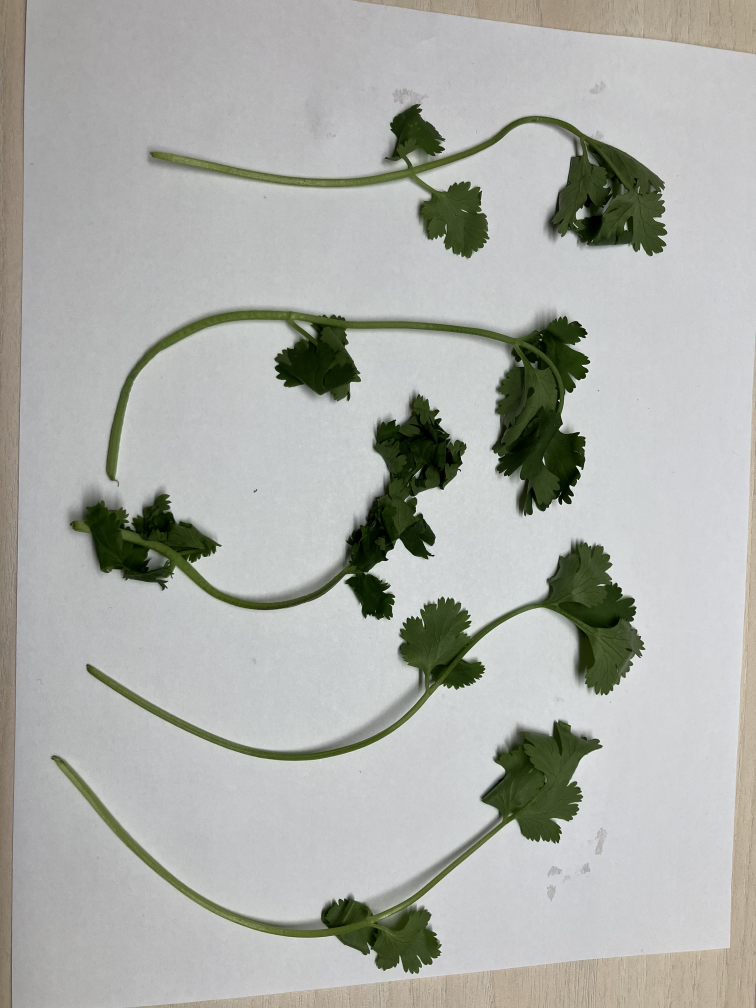
#> input picture images/cilantro.jpg, 3024 x 4032 px (shown at 1/4 size); its folder holds only this picture in this run
$ python batch_cilantro_analyzer.py
#> lines starting #> are read from the running program, lines starting #| are printed output that depends on the picture; after the words box and inside, x2 and y2 are one past the last pixel; in counts of white or black regions, pixels touching at a corner belong together
#!/usr/bin/env python3
"""
Batch Cilantro Analyzer

This script processes multiple cilantro images using HSV thresholding
and compiles their HSV statistics into a comparison table.

Usage:
    python batch_cilantro_analyzer.py [options]

Options:
    --dir <directory>       Directory containing images (default: images/)
    --output <filename>     Output CSV filename (default: cilantro_stats.csv)
    --save-masks           Save visualization masks for each image

Examples:
    # Process all images in images/ folder
    python batch_cilantro_analyzer.py

    # Process images from specific directory
    python batch_cilantro_analyzer.py --dir my_cilantro_photos/

    # Save output to specific file and save mask visualizations
    python batch_cilantro_analyzer.py --output results.csv --save-masks
"""

import cv2
import numpy as np
import sys
import os
import glob
import argparse
import csv
from datetime import datetime


# ==============================================================================
# CONFIGURATION: Update these values from hsv_threshold_finder.py
# ==============================================================================

# Default HSV thresholds (adjusted for darker/wilted cilantro)
# OpenCV uses: H: 0-179, S: 0-255, V: 0-255
LOWER_GREEN = np.array([35, 30, 20])   # [H_min, S_min, V_min] - Lower thresholds for darker colors
UPPER_GREEN = np.array([85, 255, 255]) # [H_max, S_max, V_max]

# ==============================================================================


class BatchCilantroAnalyzer:
    """Process multiple cilantro images and compile statistics."""

    def __init__(self, lower_bound=LOWER_GREEN, upper_bound=UPPER_GREEN):
        """
        Initialize the batch analyzer with HSV thresholds.

        Args:
            lower_bound: Lower HSV threshold (H, S, V)
            upper_bound: Upper HSV threshold (H, S, V)
        """
        self.lower_bound = lower_bound
        self.upper_bound = upper_bound
        self.results = []

    def process_image(self, image_path):
        """
        Process a single image and extract HSV statistics from thresholded mask.

        Args:
            image_path: Path to the cilantro image

        Returns:
            dict with HSV statistics, or None if processing failed
        """
#> called with image_path = 'images/cilantro.jpg'
        # Load the image
        image = cv2.imread(image_path)
#> image is the input picture: shape (4032, 3024, 3); mean B, G, R 169.6, 174.8, 172.7
        if image is None:
            print(f"  ✗ Could not load: {os.path.basename(image_path)}")
            return None

        # Convert to HSV
        hsv = cv2.cvtColor(image, cv2.COLOR_BGR2HSV)
#> hsv: shape (4032, 3024, 3); mean H, S, V 71.1, 25.6, 176.5

        # Create mask using thresholding
        mask = cv2.inRange(hsv, self.lower_bound, self.upper_bound)
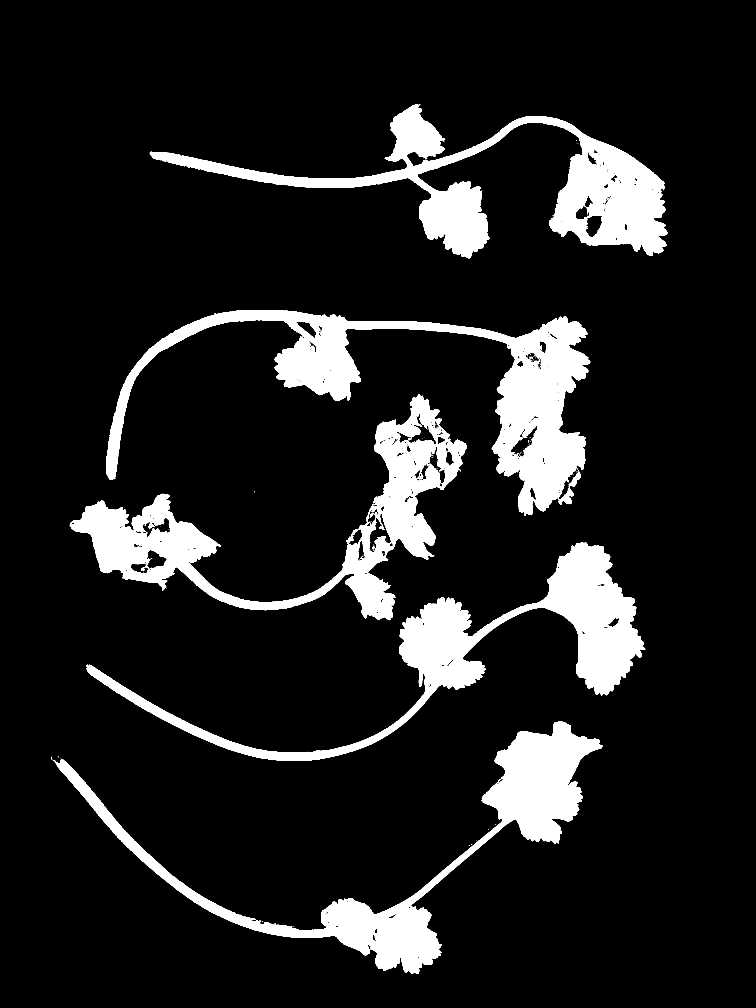
#> mask: shape (4032, 3024) (shown at 1/4 size); 11.8% white; 492 white regions (469 under 20 px), largest, box (x1, y1, x2, y2) and area: (424, 1240, 2361, 2064) 321680, (599, 417, 2670, 1033) 286857, (209, 2885, 2410, 3896) 279115

        # Get all pixels within the threshold
        cilantro_pixels_hsv = hsv[mask == 255]
        cilantro_pixels_bgr = image[mask == 255]

        if len(cilantro_pixels_hsv) == 0:
            print(f"  ⚠ No cilantro detected in: {os.path.basename(image_path)}")
            return {
                'filename': os.path.basename(image_path),
                'area': 0,
                'mean_hue': 0,
                'std_hue': 0,
                'mean_saturation': 0,
                'std_saturation': 0,
                'mean_value': 0,
                'std_value': 0,
                'mean_blue': 0,
                'mean_green': 0,
                'mean_red': 0,
                'coverage_percent': 0,
                'mask': mask,
                'image': image
            }

        # Calculate statistics from all thresholded pixels
        area = np.sum(mask == 255)
#> area = 1443563
        mean_hsv = np.mean(cilantro_pixels_hsv, axis=0)
#> mean_hsv = [41.96, 149.5, 65.85]
        std_hsv = np.std(cilantro_pixels_hsv, axis=0)
#> std_hsv = [3.24, 51.75, 25.71]
        mean_bgr = np.mean(cilantro_pixels_bgr, axis=0)
#> mean_bgr = [31.3, 65.85, 52.75]

        total_pixels = image.shape[0] * image.shape[1]
#> total_pixels = 12192768
        coverage = (area / total_pixels) * 100
#> coverage = 11.84

        # Report status
        print(f"  ✓ Processed: {os.path.basename(image_path)} ({area:,} pixels, {coverage:.2f}% coverage)")
#|   ✓ Processed: cilantro.jpg (1,443,563 pixels, 11.84% coverage)

        return {
            'filename': os.path.basename(image_path),
            'area': int(area),
            'mean_hue': float(mean_hsv[0]),
            'std_hue': float(std_hsv[0]),
            'mean_saturation': float(mean_hsv[1]),
            'std_saturation': float(std_hsv[1]),
            'mean_value': float(mean_hsv[2]),
            'std_value': float(std_hsv[2]),
            'mean_blue': float(mean_bgr[0]),
            'mean_green': float(mean_bgr[1]),
            'mean_red': float(mean_bgr[2]),
            'coverage_percent': coverage,
            'image_width': image.shape[1],
            'image_height': image.shape[0],
            'mask': mask,
            'image': image
        }

    def process_directory(self, directory, save_masks=False):
        """
        Process all images in a directory.

        Args:
            directory: Path to directory containing images
            save_masks: If True, save visualization masks

        Returns:
            list of result dictionaries
        """
        # Supported image formats
        extensions = ['*.jpg', '*.jpeg', '*.png', '*.bmp', '*.tiff', '*.tif']

        # Find all images
        image_files = []
        for ext in extensions:
            image_files.extend(glob.glob(os.path.join(directory, ext)))
            image_files.extend(glob.glob(os.path.join(directory, ext.upper())))

        if not image_files:
            print(f"\n✗ No images found in: {directory}")
            return []

        print(f"\nFound {len(image_files)} image(s) in {directory}")
        print("="*70)

        # Process each image
        results = []
        for image_path in sorted(image_files):
            result = self.process_image(image_path)
#> result = 16 items
            if result:
                results.append(result)

                # Save mask visualization if requested
                if save_masks and 'mask' in result and 'image' in result:
                    self.save_mask_visualization(result, directory)

        self.results = results
#> self.results = 2 items
        return results

    # [42 lines left out: function save_mask_visualization, not called in this run]

    def save_to_csv(self, output_file):
        """
        Save results to a CSV file.

        Args:
            output_file: Path to output CSV file
        """
        if not self.results:
            print("\n✗ No results to save!")
            return

        # Define CSV columns - only summary statistics
        fieldnames = [
            'filename',
            'day',
            'group',
            'mean_hue',
            'std_hue',
            'mean_saturation',
            'std_saturation',
            'mean_value',
            'std_value',
            'mean_blue',
            'mean_green',
            'mean_red'
        ]

        # Write CSV with one row per image
        with open(output_file, 'w', newline='') as csvfile:
            writer = csv.DictWriter(csvfile, fieldnames=fieldnames)
            writer.writeheader()

            for result in self.results:
                row = {k: result[k] for k in fieldnames if k in result}

                # Extract day and group from filename (e.g., "Day0_Group_1.jpg")
                filename = result['filename']
                if 'Day' in filename and 'Group' in filename:
                    try:
                        # Extract day number
                        day_part = filename.split('_')[0]  # "Day0"
                        day = int(day_part.replace('Day', ''))

                        # Extract group number
                        group_part = filename.split('_')[2]  # "1.jpg"
                        group = int(group_part.replace('.jpg', '').replace('.jpeg', '').replace('.png', ''))

                        row['day'] = day
                        row['group'] = group
                    except (ValueError, IndexError):
                        row['day'] = None
                        row['group'] = None
                else:
                    row['day'] = None
                    row['group'] = None

                writer.writerow(row)

        print(f"\n✓ Results saved to: {output_file}")

    def print_summary_table(self):
        """Print a summary table to console."""
        if not self.results:
            print("\n✗ No results to display!")
            return

        print("\n" + "="*120)
        print("CILANTRO HSV STATISTICS SUMMARY")
        print("="*120)
        print(f"HSV Thresholds: {self.lower_bound} to {self.upper_bound}")
        print(f"Total images processed: {len(self.results)}")
        print("="*120)

        # Print header
        print(f"\n{'Filename':<30} {'Area':>10} {'Coverage':>10} {'H (μ)':>8} {'H (σ)':>8} {'S (μ)':>8} {'S (σ)':>8} {'V (μ)':>8} {'V (σ)':>8}")
        print("-"*120)

        # Print each result
        for result in self.results:
            if result['area'] == 0:
                print(f"{result['filename']:<30} {'N/A':>10} {'N/A':>10} {'N/A':>8} {'N/A':>8} {'N/A':>8} {'N/A':>8} {'N/A':>8} {'N/A':>8}")
            else:
                print(f"{result['filename']:<30} {result['area']:>10,} {result['coverage_percent']:>9.2f}% "
                      f"{result['mean_hue']:>8.1f} {result['std_hue']:>8.1f} "
                      f"{result['mean_saturation']:>8.1f} {result['std_saturation']:>8.1f} "
                      f"{result['mean_value']:>8.1f} {result['std_value']:>8.1f}")

        print("="*120)
        print("\nLegend:")
        print("  Area = Total pixel count within threshold")
        print("  Coverage = Percentage of image within threshold")
        print("  H (μ) = Mean Hue (0-179)")
        print("  H (σ) = Std Dev Hue")
        print("  S (μ) = Mean Saturation (0-255)")
        print("  S (σ) = Std Dev Saturation")
        print("  V (μ) = Mean Value/Brightness (0-255)")
        print("  V (σ) = Std Dev Value")
        print()


def main():
    """Main entry point."""
    # Parse arguments
    parser = argparse.ArgumentParser(
        description='Batch process cilantro images and compile HSV statistics'
    )
    parser.add_argument('--dir', default='images',
                        help='Directory containing images (default: images/)')
    parser.add_argument('--output', default='cilantro_stats.csv',
                        help='Output CSV filename (default: cilantro_stats.csv)')
    parser.add_argument('--save-masks', action='store_true',
                        help='Save mask visualizations for each image')

    args = parser.parse_args()

    # Check if directory exists
    if not os.path.isdir(args.dir):
        print(f"✗ Error: Directory not found: {args.dir}")
        sys.exit(1)

    print("="*70)
    print("BATCH CILANTRO ANALYZER")
    print("="*70)
    print(f"Input directory: {args.dir}")
    print(f"Output CSV: {args.output}")
    print(f"Save masks: {args.save_masks}")
    print(f"HSV Thresholds: {LOWER_GREEN} to {UPPER_GREEN}")

    # Create analyzer
    analyzer = BatchCilantroAnalyzer()

    # Process all images
    results = analyzer.process_directory(args.dir, save_masks=args.save_masks)
#> results = 2 items

    if results:
        # Print summary table
        analyzer.print_summary_table()
#| Total images processed: 2
#> the loop in print_summary_table, `for result in self.results:` made 2 passes
#| cilantro.jpg                    1,443,563     11.84%     42.0      3.2    149.5     51.8     65.8     25.7
#| cilantro.jpg                    1,443,563     11.84%     42.0      3.2    149.5     51.8     65.8     25.7

        # Save to CSV
        analyzer.save_to_csv(args.output)
#> the loop in save_to_csv, `for result in self.results:` made 2 passes
#> filename on passes 1 to 2: 'cilantro.jpg', 'cilantro.jpg'

        print(f"\n✓ Processing complete! {len(results)} image(s) analyzed.")
#| ✓ Processing complete! 2 image(s) analyzed.
    else:
        print("\n✗ No images were successfully processed.")
        sys.exit(1)


if __name__ == "__main__":
    main()
